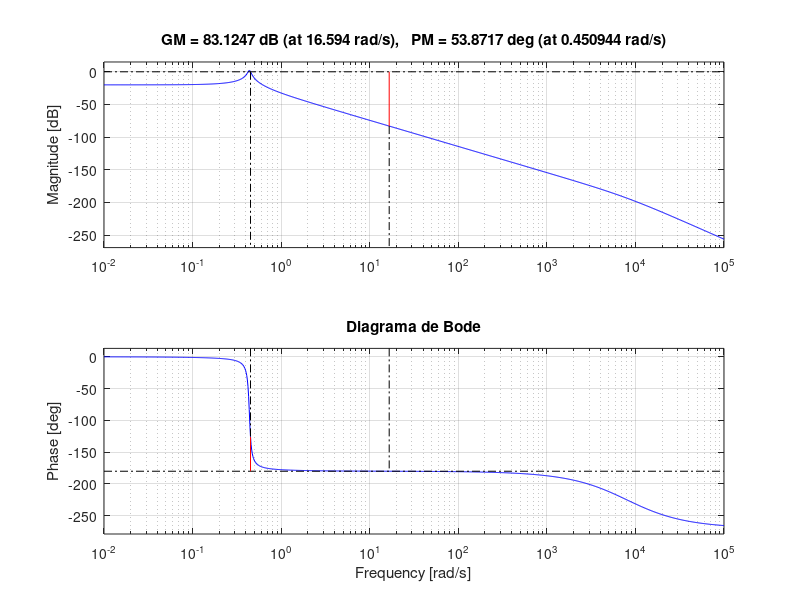

The MATLAB script that drew this image:
clear all, close all, clc

% Atibuindo valores das constantes
Ka = 20;
Kb = 0.5;
Ki = 0.5;
Kr = 0.318;

%Tm =

Jm = 0.02;
Jg = 1;
Jl = 1.5;

%Vb = 
%theta_m = 

Bm = 0.01;
Bl = 1;
Ra = 8; 
La = 0.002;

n1 = 1;
n2 = 10;
n3 = 1;
n4 = 1;

% Equacionamento
n = (n1*n3)/(n2*n4);

Jeq = Jm + Jg + n^2*Jl
Beq = Bm + n^2*Bl

% Item (a)
% Funcao transferencia
a = Kr*Ka*Ki*n;
b = La*Jeq;
c = La*Beq + 2*Ra*Jeq;
d = 2*Ra*Beq + Ki*Kb;
e = Kr*Ka*Ki;

f = n*Ki;
g = La*Jeq;
h = La*Beq + 2*Ra*Jeq;
i = 2*Ra*Beq;
j = Ki*Kb;

num=[a]
d1=[b c d e]
G1=tf(num,d1)

num2=[f]
d2=[g h i j]
G2 = tf(num2,d2)

%%%%%%%%%%%%%%%%%%%%%%%%%%%%%%%%%%%%%%%%%%%%%%%%%%%%%%%%%%%%%%%%%%%%%%
% Item (b) 
% Fazer mapa de estado (ia, theta_m, theta_m')

%%%%%%%%%%%%%%%%%%%%%%%%%%%%%%%%%%%%%%%%%%%%%%%%%%%%%%%%%%%%%%%%%%%%%%
% Item (c) 
% substituir valores no mapa de estado

%%%%%%%%%%%%%%%%%%%%%%%%%%%%%%%%%%%%%%%%%%%%%%%%%%%%%%%%%%%%%%%%%%%%%%
% Item (d) 
%Resposta temporal
figure

margin(G1)
title('Diagrama de Bode')




